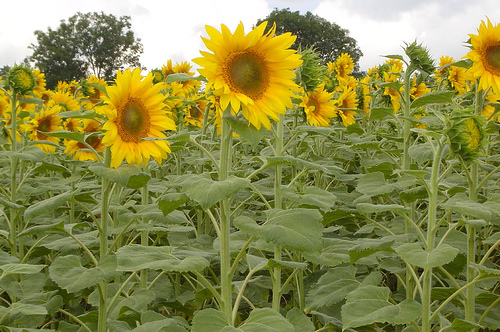
#> input picture img/1.jpg, 500 x 332 px, found by its file name
$ jupyter execute 12.ipynb
#> lines starting #> are read from the running program, lines starting #| are printed output that depends on the picture
[cell 1]
from PIL import Image
import matplotlib.pyplot as plt
import numpy as np

my_path = 'C:/Users/nhatm/PycharmProjects/ComputerVision/img/1.jpg'

# Đọc ảnh
im = Image.open(my_path)
#> im is the input picture: PIL image 500x332 RGB; mean R, G, B 139.4, 139.2, 74.1

# Chuyển hình về array
im_array = np.array(im)

# Kiểm tra kích thước của anh
print(im_array.shape)
#| (332, 500, 3)

# Chuyển đổi sang ảnh xãm
im_array_2 = np.array(im.convert('L'), 'f')
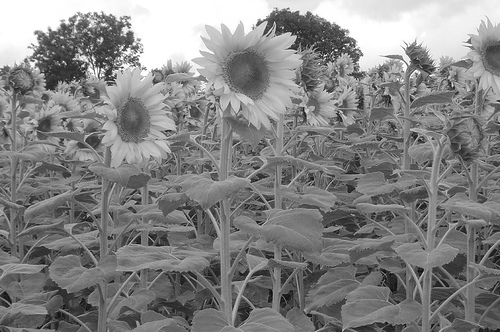
#> im_array_2: shape (332, 500) float32; min 1, max 255, mean 131.8
print(im_array_2.shape)
#| (332, 500)
print(im_array_2.dtype)
#| float32

[cell 2]
import numpy as np
from PIL import Image
import matplotlib.pyplot as plt

# Đọc hình ảnh từ tệp
my_path = 'C:/Users/nhatm/PycharmProjects/ComputerVision/img/1.jpg'
image = Image.open(my_path)

# Chuyển đổi hình ảnh thành mảng NumPy
image_array = np.array(image.convert("L"))

# Biến đổi ảnh xám theo yêu cầu
inverted_image = 255 - image_array  # Invert ảnh bằng cách lấy 255 - giá trị pixel
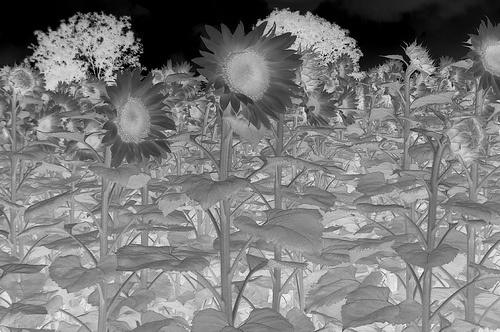
#> inverted_image: shape (332, 500); min 0, max 254, mean 123.2
squared_image = image_array ** 2  # Bình phương giá trị pixel
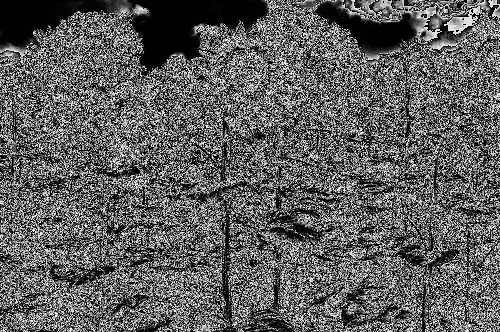
#> squared_image: shape (332, 500); min 0, max 249, mean 95.3
clamped_image = np.clip(image_array, 150, 250)  # Giới hạn giá trị pixel trong khoảng 100-200
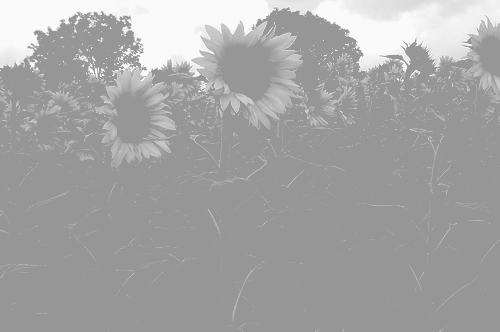
#> clamped_image: shape (332, 500); min 150, max 250, mean 164.4

# Hiển thị hình ảnh gốc và hình ảnh đã biến đổi với khoảng trắng
fig, axs = plt.subplots(2, 2, figsize=(10, 10))
fig.subplots_adjust(wspace=0.2, hspace=0.2)

axs[0, 0].imshow(image_array, cmap="gray")
axs[0, 0].set_title('Hình ảnh gốc')

axs[0, 1].imshow(inverted_image, cmap="gray")
axs[0, 1].set_title('Hình ảnh đã biến đổi')

axs[1, 0].imshow(squared_image, cmap="gray")
axs[1, 0].set_title('Hình ảnh đã biến đổi')

axs[1, 1].imshow(clamped_image, cmap="gray")
axs[1, 1].set_title('Hình ảnh đã biến đổi')

plt.show()
